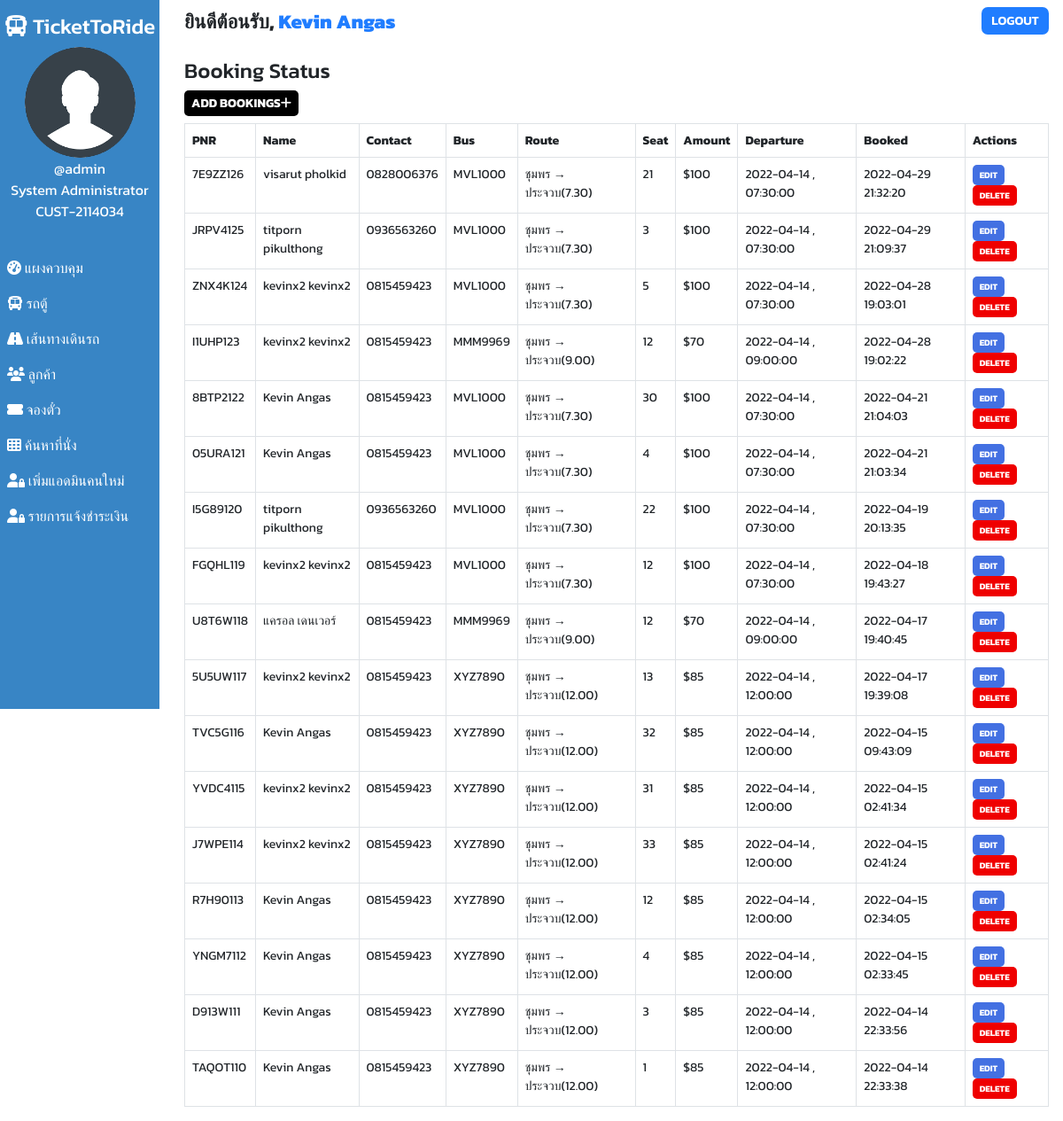
The app's page /admin/bookingnm.php (signed in) with its own data.
### tables this page shows
CREATE TABLE `users` (
  `user_id` int(11) NOT NULL,
  `user_fullname` varchar(100) DEFAULT NULL,
  `user_name` varchar(30) DEFAULT NULL,
  `user_password` varchar(255) DEFAULT NULL,
  `user_created` datetime NOT NULL DEFAULT current_timestamp(),
  `customer_id` varchar(255) DEFAULT NULL,
  `role` varchar(50) DEFAULT NULL
);

CREATE TABLE `customers` (
  `id` int(100) NOT NULL,
  `customer_id` varchar(255) DEFAULT NULL,
  `customer_name` varchar(30) NOT NULL,
  `customer_phone` varchar(10) NOT NULL,
  `customer_created` datetime NOT NULL DEFAULT current_timestamp()
);

CREATE TABLE `bookings` (
  `id` int(100) NOT NULL,
  `booking_id` varchar(255) DEFAULT NULL,
  `customer_id` varchar(255) NOT NULL,
  `route_id` varchar(255) NOT NULL,
  `customer_route` varchar(200) NOT NULL,
  `booked_amount` int(100) NOT NULL,
  `booked_seat` varchar(100) NOT NULL,
  `booking_created` datetime NOT NULL DEFAULT current_timestamp(),
  `amphor` varchar(255) NOT NULL,
  `note` text NOT NULL
);

CREATE TABLE `routes` (
  `id` int(100) NOT NULL,
  `route_id` varchar(255) NOT NULL,
  `bus_no` varchar(155) NOT NULL,
  `route_cities` varchar(255) NOT NULL,
  `route_dep_date` date NOT NULL,
  `route_dep_time` time NOT NULL,
  `route_step_cost` int(100) NOT NULL,
  `route_created` datetime NOT NULL DEFAULT current_timestamp()
);

### assets/partials/_functions.php (called while the page is built, shortened)
<?php
    function get_from_table($conn, $table, $primaryKey, $pKeyValue, $toget)
    {
        $sql = "SELECT * FROM $table WHERE $primaryKey='$pKeyValue'";
        $result = mysqli_query($conn, $sql);
        $row = mysqli_fetch_assoc($result);
        if($row)
        {
            return $row["$toget"];
        }
        return false;
    }
?>

### admin/bookingnm.php (the view, shortened to what this page needs)
<!DOCTYPE html>
<html lang="en">
<head>
    <link href="https://cdn.jsdelivr.net/npm/bootstrap@5.0.1/dist/css/bootstrap.min.css" rel="stylesheet">
    <?php
        $page="booking";
    ?>
</head>
<body>
    <?php require '../assets/partials/_admin-header.php';?>
        <?php
            $resultSql = "SELECT * FROM `bookings` ORDER BY booking_created DESC";
            $resultSqlResult = mysqli_query($conn, $resultSql);
            if(!mysqli_num_rows($resultSqlResult)){ ?>
                <div class="container mt-4">
                    <div id="noCustomers" class="alert alert-dark " role="alert">
                        <h1 class="alert-heading">No Bookings Found!!</h1>
                        <p class="fw-light">Be the first person to add one!</p>
                        <hr>
                        <div id="addCustomerAlert" class="alert alert-success" role="alert">
                                Click on <button id="add-button" class="button btn-sm"type="button"data-bs-toggle="modal" data-bs-target="#addModal">ADD <i class="fas fa-plus"></i></button> to add a booking!
                        </div>
                    </div>
                </div>
            <?php }
            else { ?>
            <section id="booking">
                <div id="head">
                    <h4>Booking Status</h4>
                </div>
                <div id="booking-results">
                    <div>
                        <button id="add-button" class="button btn-sm"type="button"data-bs-toggle="modal" data-bs-target="#addModal">Add Bookings<i class="fas fa-plus"></i></button>
                    </div>
                    <table class="table table-hover table-bordered">
                        <thead>
                            <th>PNR</th>
                            <th>Name</th>
                            <th>Contact</th>
                            <th>Bus</th>
                            <th>Route</th>
                            <th>Seat</th>
                            <th>Amount</th>
                            <th>Departure</th>
                            <th>Booked</th>
                            <th>Actions</th>
                        </thead>
                        <?php
                            while($row = mysqli_fetch_assoc($resultSqlResult))
                            {
                                $id = $row["id"];
                                $customer_id = $row["customer_id"];
                                $route_id = $row["route_id"];
                                $pnr = $row["booking_id"];
                                $customer_name = get_from_table($conn, "customers","customer_id", $customer_id, "customer_name");
                                $customer_phone = get_from_table($conn,"customers","customer_id", $customer_id, "customer_phone");
                                $bus_no = get_from_table($conn, "routes", "route_id", $route_id, "bus_no");
                                $route = $row["customer_route"];
                                $booked_seat = $row["booked_seat"];
                                $booked_amount = $row["booked_amount"];
                                $dep_date = get_from_table($conn, "routes", "route_id", $route_id, "route_dep_date");
                                $dep_time = get_from_table($conn, "routes", "route_id", $route_id, "route_dep_time");
                                $booked_timing = $row["booking_created"];
                        ?>
                        <tr>
                            <td>
                                <?php
                                    echo $pnr;
                                ?>
                            </td>
                            <td>
                                <?php
                                    echo $customer_name;
                                ?>
                            </td>
                            <td>
                                <?php
                                    echo $customer_phone;
                                ?>
                            </td>
                            <td>
                                <?php
                                    echo $bus_no;
                                ?>
                            </td>
                            <td>
                                <?php
                                    echo $route;
                                ?>
                            </td>
                            <td>
                                <?php
                                    echo $booked_seat;
                                ?>
                            </td>
                            <td>
                                <?php
                                    echo '$'.$booked_amount;
                                ?>
                            </td>
                            <td>
                                <?php
                                    echo $dep_date . " , ". $dep_time;
                                ?>
                            </td>
                            <td>
                                <?php
                                    echo $booked_timing;
                                ?>
                            </td>
                            <td>
                            <button class="button btn-sm edit-button" data-link="<?php echo $_SERVER['REQUEST_URI']; ?>" data-customerid="<?php
                                                echo $customer_id;?>" data-id="<?php
                                                echo $id;?>" data-name="<?php
                                                echo $customer_name;?>" data-phone="<?php
                                                echo $customer_phone;?>" >Edit</button>
                                <button class="button delete-button btn-sm" data-bs-toggle="modal" data-bs-target="#deleteModal"
                                data-id="<?php
                                                echo $id;?>" data-bookedseat="<?php
                                                echo $booked_seat;
                                            ?>" data-routeid="<?php
                                            echo $route_id;
                                        ?>"> Delete</button>
                            </td>
                        </tr>
                        <?php
                        }
                    ?>
                    </table>
                </div>
            </section>
            <?php } ?>
        </div>
    </main>
</body>
</html>

### assets/partials/_admin-header.php (shortened to what this page needs)
<?php
    require '_functions.php';
    $conn = db_connect();
    $user_id = $_SESSION['user_id'];
    $sql = "SELECT * FROM users WHERE user_id = $user_id";
    $result = mysqli_query($conn, $sql);
    if($row = mysqli_fetch_assoc($result))
    {
        $user_fullname = $row["user_fullname"];
        $user_name = $row["user_name"];
        $role = $row["role"];
    }
?>
    <main id="container">
        <div id="sidebar">
            <h4><i class="fas fa-bus"></i> TicketToRide</h4>
            <div>
                <img class="adminDp" src="../assets/img/userav-min.png" height="125px" alt="Admin Profile Pic">
                <p>
                    <?php  echo '@'.$user_name;  ?>
                </p>
                <?php if($role == "admin"){
                    echo "<p>System Administrator</p>";
                }
                    else{
                        echo "<p>Member</p>";
                    }
                 ?>
                <p><?php
                $sql = "SELECT * FROM customers";
                $result = mysqli_query($conn, $sql);
                $data = mysqli_fetch_all($result, MYSQLI_ASSOC);
                foreach($data AS $row) {
                   if($row['customer_name'] == $user_fullname){
                       $customer_id = $row['customer_id'];
                       echo $customer_id;
                   }
                }
                ?></p>
            </div>
            <ul id="options">
                <li class="option <?php if($page=='dashboard'){ echo 'active';}?>">
                    <a href="./dashboard.php">
                    <i class="fas fa-tachometer-alt"></i> แผงควบคุม
                    </a>
                </li>
                <li class="option <?php if($page=='bus'){ echo 'active';}?>">
                    <a href="./bus.php">
                    <i class="fas fa-bus"></i> รถตู้
                    </a>
                </li>
                <li class="option <?php if($page=='route'){ echo 'active';}?>">
                    <a href="./route.php">
                    <i class="fas fa-road"></i> เส้นทางเดินรถ
                    </a>
                </li>
                <?php if($role == "admin"){ ?>
                <li class="option <?php if($page=='customer'){ echo 'active';}?>">
                    <a href="./customer.php">
                    <i class="fas fa-users"></i> ลูกค้า
                    </a>
                </li>
                <?php  } ?>
                <li class="option <?php if ((basename($_SERVER['PHP_SELF']) == 'booking.php')) { echo 'active';}?>">
                    <a href="./booking.php">
                    <i class="fas fa-ticket-alt"></i> จองตั๋ว
                    </a>
                </li>
                <li class="option <?php if($page=='seat'){ echo 'active';}?>">
                    <a href="./seat.php">
                    <i class="fas fa-th"></i> ค้นหาที่นั่ง
                    </a>
                </li>
                <?php if($role == "admin"){ ?>
                <li class="option <?php if($page=='signup'){ echo 'active';}?>">
                    <a href="./signup.php">
                    <i class="fas fa-user-lock"></i> เพิ่มแอดมินคนใหม่
                    </a>
                </li>
                <?php  } ?>
                <?php if($role == "admin"){ ?>
                <li class="option <?php if ((basename($_SERVER['PHP_SELF']) == 'invoice.php')) { echo 'active';}?>">
                    <a href="./invoice.php">
                    <i class="fas fa-user-lock"></i> รายการแจ้งชำระเงิน
                    </a>
                </li>
                <?php  } ?>
            </ul>
        </div>
        <div id="main-content">
            <section id="welcome">
                <ul>
                    <li class="welcome-item">ยินดีต้อนรับ,
                        <span id="USER">
                            <?php
                                echo $user_fullname;
                            ?>
                        </span>
                    </li>
                    <li class="welcome-item">
                        <button id="logout" class="btn-sm">
                            <a href="../assets/partials/_logout.php">LOGOUT</a>
                        </button>
                    </li>
                </ul>
            </section>

### assets/styles/admin.php (style rules this page uses)
body { margin: 0; box-sizing: border-box; font-family: 'Kanit', sans-serif; background-color: white; }
html { scroll-behavior: smooth; }
*, *::after, *::before { box-sizing: inherit; }
#USER { color: #207DFF; }
.adminDp { border-radius: 50%; }
#welcome { background-color: white; }
#welcome ul { display: flex; justify-content: space-between; list-style-type: none; padding: 0; margin: 0; }
#welcome li { margin: 0 1rem; padding: 0.5rem 0; }
#welcome li:first-child { font-weight: 800; font-size: 1.4rem; }
#logout { padding: 0.3rem 0.7rem; background-color: #207DFF; font-weight: 600; outline: none; border: none; border-radius: 7px; }
#logout a { color: white; text-decoration: none; }
@media only screen and (min-width:1000px) { #sidebar { text-align: center; background-color: #3885c5; color: white; width: 15%; position: fixed; top: 0%; padding-top: 1rem; z-index: 2; height: 100vh; } }
@media only screen and (min-width:1000px) { #sidebar p { margin: 0; } }
@media only screen and (min-width:1000px) { #sidebar ul { margin-top: 2rem; } }
@media only screen and (min-width:1000px) { #options { list-style-type: none; text-align: left; padding-left: 0; } }
@media only screen and (min-width:1000px) { .option a { display: block; padding: 0.5rem; text-decoration: none; color: inherit; } }
@media only screen and (min-width:1000px) { #main-content { margin-left: 16%; } }

### assets/styles/admin-options.php (style rules this page uses)
* { font-family: Kanit; }
#booking #head, #customer #head, #route #head, #seat #head, #bus #head { padding-top: 1rem; }
#booking, #customer, #route, #bus, #seat { padding: 0 1rem; }
#booking-results > div, #customer-results > div, #route-results > div, #bus-results > div { margin-bottom: 0.5rem; }
#booking-results button, #customer-results button, #route button, #bus-results button { border-radius: 5px; }
.button { border: none; font-weight: bold; text-transform: uppercase; }
#add-button { background-color: black; color: white; }
table { font-size: 14px; }
table th,td { padding-left: 0.3rem; }
table button { color: white; }
.edit-button { background-color: #4370E2; }
.delete-button { background-color: #EF0000; }
.edit-button, .delete-button { font-size: 10px }

### records on screen
users: user_name "admin", user_fullname "Kevin Angas"
customers: customer "CUST-2114034"
bookings: booking "7E9ZZ126", customer.customer_name "visarut pholkid", customer.customer_phone "0828006376", route.bus_no "MVL1000", customer_route "ชุมพร → ประจวบ(7.30)", booked_seat "21", booked_amount "100", route.route_dep_date "2022-04-14", route.route_dep_time "07:30:00", booking_created "2022-04-29 21:32:20"
bookings: booking "JRPV4125", customer.customer_name "titporn pikulthong", customer.customer_phone "0936563260", route.bus_no "MVL1000", customer_route "ชุมพร → ประจวบ(7.30)", booked_seat "3", booked_amount "100", route.route_dep_date "2022-04-14", route.route_dep_time "07:30:00", booking_created "2022-04-29 21:09:37"
bookings: booking "ZNX4K124", customer.customer_name "kevinx2 kevinx2", customer.customer_phone "0815459423", route.bus_no "MVL1000", customer_route "ชุมพร → ประจวบ(7.30)", booked_seat "5", booked_amount "100", route.route_dep_date "2022-04-14", route.route_dep_time "07:30:00", booking_created "2022-04-28 19:03:01"
bookings: booking "I1UHP123", customer.customer_name "kevinx2 kevinx2", customer.customer_phone "0815459423", route.bus_no "MMM9969", customer_route "ชุมพร → ประจวบ(9.00)", booked_seat "12", booked_amount "70", route.route_dep_date "2022-04-14", route.route_dep_time "09:00:00", booking_created "2022-04-28 19:02:22"
bookings: booking "8BTP2122", customer.customer_name "Kevin Angas", customer.customer_phone "0815459423", route.bus_no "MVL1000", customer_route "ชุมพร → ประจวบ(7.30)", booked_seat "30", booked_amount "100", route.route_dep_date "2022-04-14", route.route_dep_time "07:30:00", booking_created "2022-04-21 21:04:03"
bookings: booking "05URA121", customer.customer_name "Kevin Angas", customer.customer_phone "0815459423", route.bus_no "MVL1000", customer_route "ชุมพร → ประจวบ(7.30)", booked_seat "4", booked_amount "100", route.route_dep_date "2022-04-14", route.route_dep_time "07:30:00", booking_created "2022-04-21 21:03:34"
bookings: booking "I5G89120", customer.customer_name "titporn pikulthong", customer.customer_phone "0936563260", route.bus_no "MVL1000", customer_route "ชุมพร → ประจวบ(7.30)", booked_seat "22", booked_amount "100", route.route_dep_date "2022-04-14", route.route_dep_time "07:30:00", booking_created "2022-04-19 20:13:35"
bookings: booking "FGQHL119", customer.customer_name "kevinx2 kevinx2", customer.customer_phone "0815459423", route.bus_no "MVL1000", customer_route "ชุมพร → ประจวบ(7.30)", booked_seat "12", booked_amount "100", route.route_dep_date "2022-04-14", route.route_dep_time "07:30:00", booking_created "2022-04-18 19:43:27"
bookings: booking "U8T6W118", customer.customer_name "แครอล เดนเวอร์", customer.customer_phone "0815459423", route.bus_no "MMM9969", customer_route "ชุมพร → ประจวบ(9.00)", booked_seat "12", booked_amount "70", route.route_dep_date "2022-04-14", route.route_dep_time "09:00:00", booking_created "2022-04-17 19:40:45"
bookings: booking "5U5UW117", customer.customer_name "kevinx2 kevinx2", customer.customer_phone "0815459423", route.bus_no "XYZ7890", customer_route "ชุมพร → ประจวบ(12.00)", booked_seat "13", booked_amount "85", route.route_dep_date "2022-04-14", route.route_dep_time "12:00:00", booking_created "2022-04-17 19:39:08"
bookings: booking "TVC5G116", customer.customer_name "Kevin Angas", customer.customer_phone "0815459423", route.bus_no "XYZ7890", customer_route "ชุมพร → ประจวบ(12.00)", booked_seat "32", booked_amount "85", route.route_dep_date "2022-04-14", route.route_dep_time "12:00:00", booking_created "2022-04-15 09:43:09"
bookings: booking "YVDC4115", customer.customer_name "kevinx2 kevinx2", customer.customer_phone "0815459423", route.bus_no "XYZ7890", customer_route "ชุมพร → ประจวบ(12.00)", booked_seat "31", booked_amount "85", route.route_dep_date "2022-04-14", route.route_dep_time "12:00:00", booking_created "2022-04-15 02:41:34"
bookings: booking "J7WPE114", customer.customer_name "kevinx2 kevinx2", customer.customer_phone "0815459423", route.bus_no "XYZ7890", customer_route "ชุมพร → ประจวบ(12.00)", booked_seat "33", booked_amount "85", route.route_dep_date "2022-04-14", route.route_dep_time "12:00:00", booking_created "2022-04-15 02:41:24"
bookings: booking "R7H90113", customer.customer_name "Kevin Angas", customer.customer_phone "0815459423", route.bus_no "XYZ7890", customer_route "ชุมพร → ประจวบ(12.00)", booked_seat "12", booked_amount "85", route.route_dep_date "2022-04-14", route.route_dep_time "12:00:00", booking_created "2022-04-15 02:34:05"
bookings: booking "YNGM7112", customer.customer_name "Kevin Angas", customer.customer_phone "0815459423", route.bus_no "XYZ7890", customer_route "ชุมพร → ประจวบ(12.00)", booked_seat "4", booked_amount "85", route.route_dep_date "2022-04-14", route.route_dep_time "12:00:00", booking_created "2022-04-15 02:33:45"
bookings: booking "D913W111", customer.customer_name "Kevin Angas", customer.customer_phone "0815459423", route.bus_no "XYZ7890", customer_route "ชุมพร → ประจวบ(12.00)", booked_seat "3", booked_amount "85", route.route_dep_date "2022-04-14", route.route_dep_time "12:00:00", booking_created "2022-04-14 22:33:56"
bookings: booking "TAQOT110", customer.customer_name "Kevin Angas", customer.customer_phone "0815459423", route.bus_no "XYZ7890", customer_route "ชุมพร → ประจวบ(12.00)", booked_seat "1", booked_amount "85", route.route_dep_date "2022-04-14", route.route_dep_time "12:00:00", booking_created "2022-04-14 22:33:38"
